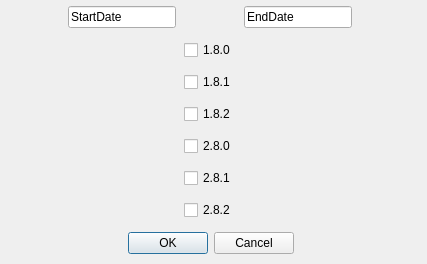
<?xml version="1.0" encoding="UTF-8"?>
<ui version="4.0">
 <class>Dialog</class>
 <widget class="QDialog" name="Dialog">
  <property name="geometry">
   <rect>
    <x>0</x>
    <y>0</y>
    <width>427</width>
    <height>264</height>
   </rect>
  </property>
  <property name="windowTitle">
   <string>Dialog</string>
  </property>
  <widget class="QWidget" name="gridLayoutWidget">
   <property name="geometry">
    <rect>
     <x>0</x>
     <y>0</y>
     <width>421</width>
     <height>261</height>
    </rect>
   </property>
   <layout class="QGridLayout" name="gridLayout">
    <item row="3" column="0" alignment="Qt::AlignHCenter">
     <widget class="QCheckBox" name="checkBox_6">
      <property name="text">
       <string>1.8.1</string>
      </property>
     </widget>
    </item>
    <item row="5" column="0" alignment="Qt::AlignHCenter">
     <widget class="QCheckBox" name="checkBox_4">
      <property name="text">
       <string>2.8.0</string>
      </property>
     </widget>
    </item>
    <item row="8" column="0">
     <widget class="QDialogButtonBox" name="buttonBox">
      <property name="standardButtons">
       <set>QDialogButtonBox::Cancel|QDialogButtonBox::Ok</set>
      </property>
      <property name="centerButtons">
       <bool>true</bool>
      </property>
     </widget>
    </item>
    <item row="6" column="0" alignment="Qt::AlignHCenter">
     <widget class="QCheckBox" name="checkBox_3">
      <property name="text">
       <string>2.8.1</string>
      </property>
     </widget>
    </item>
    <item row="1" column="0">
     <layout class="QHBoxLayout" name="horizontalLayout">
      <property name="spacing">
       <number>0</number>
      </property>
      <property name="bottomMargin">
       <number>0</number>
      </property>
      <item>
       <widget class="QLineEdit" name="lineEdit_2">
        <property name="sizePolicy">
         <sizepolicy hsizetype="Fixed" vsizetype="Fixed">
          <horstretch>0</horstretch>
          <verstretch>0</verstretch>
         </sizepolicy>
        </property>
        <property name="text">
         <string>StartDate</string>
        </property>
       </widget>
      </item>
      <item>
       <widget class="QLineEdit" name="lineEdit">
        <property name="sizePolicy">
         <sizepolicy hsizetype="Fixed" vsizetype="Fixed">
          <horstretch>0</horstretch>
          <verstretch>0</verstretch>
         </sizepolicy>
        </property>
        <property name="text">
         <string>EndDate</string>
        </property>
       </widget>
      </item>
     </layout>
    </item>
    <item row="4" column="0" alignment="Qt::AlignHCenter">
     <widget class="QCheckBox" name="checkBox_5">
      <property name="text">
       <string>1.8.2</string>
      </property>
     </widget>
    </item>
    <item row="2" column="0" alignment="Qt::AlignHCenter">
     <widget class="QCheckBox" name="checkBox">
      <property name="text">
       <string>1.8.0</string>
      </property>
      <property name="tristate">
       <bool>false</bool>
      </property>
     </widget>
    </item>
    <item row="7" column="0" alignment="Qt::AlignHCenter">
     <widget class="QCheckBox" name="checkBox_2">
      <property name="text">
       <string>2.8.2</string>
      </property>
     </widget>
    </item>
   </layout>
  </widget>
 </widget>
 <resources/>
 <connections/>
</ui>
